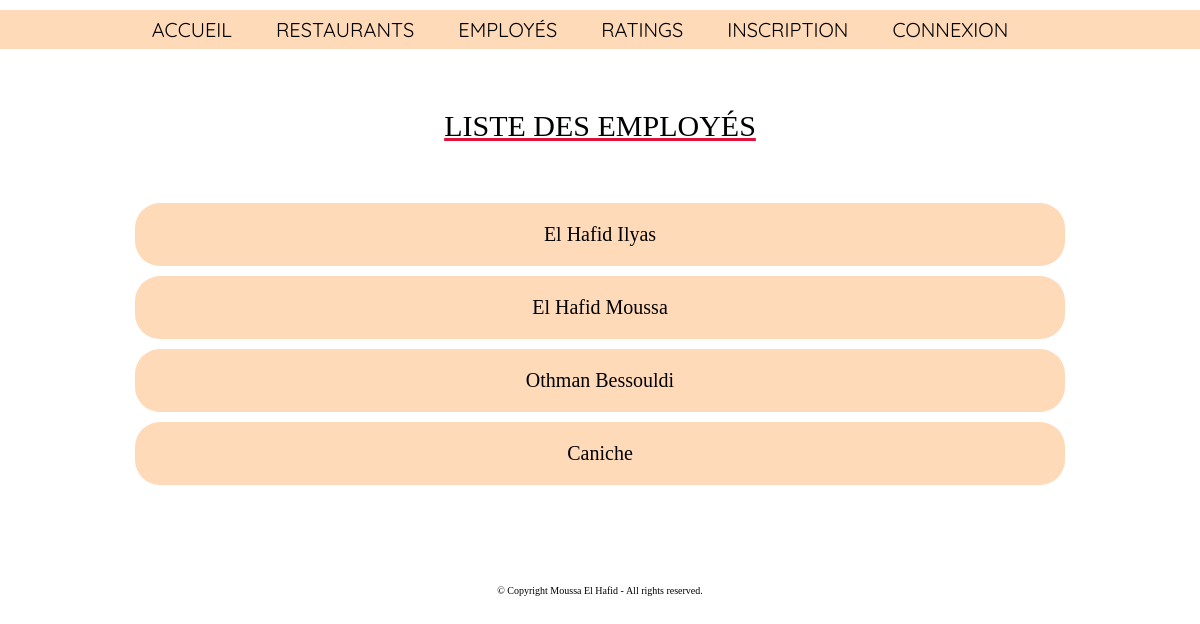
/employee/, run on the app's committed database.
### R_Restaurant_App/models.py (models this page shows, shortened)
class Employee(models.Model):
    e_id = models.AutoField(primary_key=True)
    e_name = models.CharField("Nom et prénom de l'employé", max_length=30, default='Nom')
    y_worked = models.IntegerField("Années d'ancienneté")
    job_choices = [("salle", "Salle"), ("cuisine", "Cuisine"), ("gestion", "Gestion")]
    job = models.CharField("Fonction", choices=job_choices, max_length=30, default="Salle, Cuisine ou Gestion")
    work_r = models.ManyToManyField(Restaurant, blank=True)
    class Meta:
        verbose_name = 'Employé'
        verbose_name_plural = 'Employés'

### R_Restaurant_App/views.py (the view)
# urls.py: path('employee/', views.empl_list, name='employee'),
def empl_list(request):
    employee_list = Employee.objects.all()
    return render(request, 'employee/list.html', {'employee_list': employee_list})

### templates/employee/list.html (shortened to what this page needs)
{% extends 'layouts/base.html'%}
{% block content%}
<head>
</head>
<body>
<h2 class="titre">Liste des employés</h2>
{% for m in employee_list %}
    <article class="object_list">
    <p>
        <a href="{% url 'empl_detail' m.e_name %}"> {{ m.e_name }} {{ m.e_fname }}</a>
    </p>
    </article>
{% endfor %}
</body>
{% endblock %}

### R_Restaurant_App/static/style.css (style rules this page uses)
* { margin: 0; padding: 0; }
.titre { font-size: 30px; font-weight: lighter; text-decoration: underline crimson; padding: 10px; margin-top: 50px; margin-bottom:50px; text-align: center; text-transform: uppercase; }
body { background-color: white; font-family: "Times New Roman"; }
p { text-align: center; font-size: 20px; }
p a { text-decoration: none; color: black }
.object_list { background-color: peachpuff; padding: 20px; font-size: 20px; text-align: center; margin-left: 75px; margin-right: 75px; margin-top : 10px; border-radius: 25px; }

### data on the page
Employee: e_name "El Hafid Ilyas"
Employee: e_name "El Hafid Moussa"
Employee: e_name "Othman Bessouldi"
Employee: e_name "Caniche"
